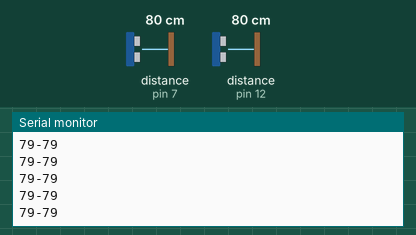
Bench run of a sketch on a simulated Arduino Uno, built with avr-gcc and run on an emulated ATmega328P. Shown: the last lines printed to the serial monitor. Wiring (inferred from the names in the program): 2 × ultrasonic range finder: trigger pin 6, echo pin 7 / trigger pin 13, echo pin 12. Inputs (shaded band) come from the test bench; at power-on: distance to the obstacle (sensors on pin 7, pin 12) 80 cm. The echo pulse lasts 58.3 µs per cm.

Above: at 1.2 s.
1.3 s: distance to the obstacle (sensor on pin 7) set to 2 cm
At 2.0 s:
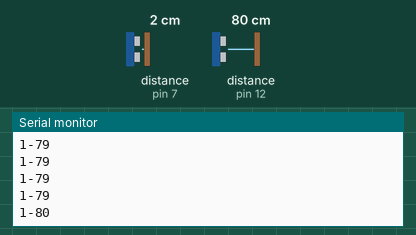
2.8 s: distance to the obstacle (sensor on pin 12) set to 2 cm
At 3.8 s:
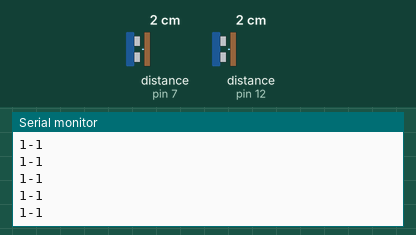
4.3 s: distance to the obstacle (sensor on pin 7) set to 4 cm
At 5.3 s:
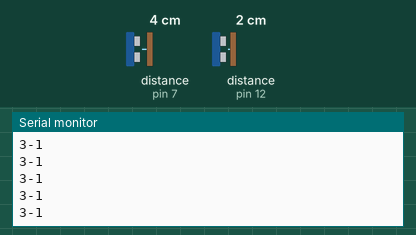
5.8 s: distance to the obstacle (sensor on pin 12) set to 4 cm
At 6.4 s:
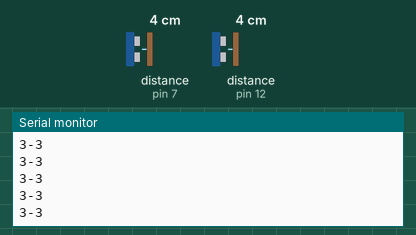
Timing chart, 0 to 8.3 s (numbered marks = the images above; inputs shaded):
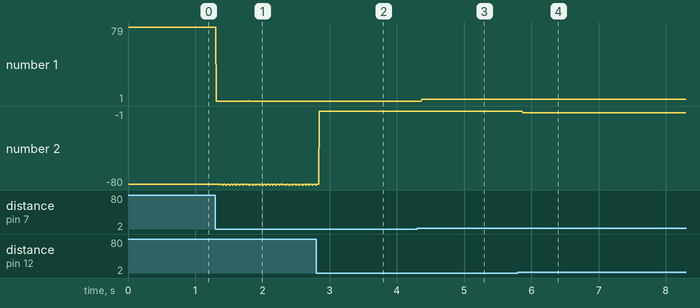

The sketch:

multplehc-sr05.ino
```cpp
#define trigPin1 13
#define echoPin1 12
#define trigPin2 6
#define echoPin2 7


long duration, distance, fSensor,sSensor;

void setup()
{
Serial.begin (9600);
pinMode(trigPin1, OUTPUT);
pinMode(echoPin1, INPUT);
pinMode(trigPin2, OUTPUT);
pinMode(echoPin2, INPUT);

}

void loop() {
SonarSensor(trigPin1, echoPin1);
fSensor = distance;
SonarSensor(trigPin2, echoPin2);
sSensor = distance;


Serial.print(sSensor);
Serial.print("-");
Serial.println(fSensor);
}

void SonarSensor(int trigPin,int echoPin)
{
digitalWrite(trigPin, LOW);
delayMicroseconds(2);
digitalWrite(trigPin, HIGH);
delayMicroseconds(10);
digitalWrite(trigPin, LOW);
duration = pulseIn(echoPin, HIGH);
distance = (duration/2) / 29.1;

}
```

Measured:
- after the input at 1.3 s, the serial monitor: prints a new line at once (image 1)
- after the input at 2.8 s, the serial monitor: prints a new line at once (image 2)
- after the input at 4.3 s, the serial monitor: prints a new line after 0.07 s (image 3)
- after the input at 5.8 s, the serial monitor: prints a new line after 0.07 s (image 4)
- plotted number 1: 79 → 1 after the input at 1.3 s, 1 → 3 after the input at 4.3 s
- plotted number 2: -79 → -80 after the input at 1.3 s, -80 → -1 after the input at 2.8 s, -1 → -3 after the input at 5.8 s
